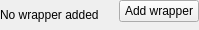
<?xml version="1.0" encoding="UTF-8"?>
<ui version="4.0">
 <class>WrapperSettings</class>
 <widget class="QWidget" name="WrapperSettings">
  <property name="geometry">
   <rect>
    <x>0</x>
    <y>0</y>
    <width>199</width>
    <height>30</height>
   </rect>
  </property>
  <property name="windowTitle">
   <string notr="true">WrapperSettings</string>
  </property>
  <layout class="QHBoxLayout" name="wrapper_settings_layout">
   <property name="leftMargin">
    <number>0</number>
   </property>
   <property name="topMargin">
    <number>0</number>
   </property>
   <property name="rightMargin">
    <number>0</number>
   </property>
   <property name="bottomMargin">
    <number>0</number>
   </property>
   <item>
    <widget class="QStackedWidget" name="widget_stack">
     <property name="currentIndex">
      <number>0</number>
     </property>
     <widget class="QWidget" name="label_page">
      <layout class="QVBoxLayout" name="label_page_layout">
       <property name="leftMargin">
        <number>0</number>
       </property>
       <property name="topMargin">
        <number>0</number>
       </property>
       <property name="rightMargin">
        <number>0</number>
       </property>
       <property name="bottomMargin">
        <number>0</number>
       </property>
       <item>
        <widget class="QLabel" name="no_wrapper_label">
         <property name="text">
          <string>No wrapper added</string>
         </property>
        </widget>
       </item>
      </layout>
     </widget>
    </widget>
   </item>
   <item alignment="Qt::AlignTop">
    <widget class="QPushButton" name="add_button">
     <property name="sizePolicy">
      <sizepolicy hsizetype="Minimum" vsizetype="Maximum">
       <horstretch>0</horstretch>
       <verstretch>0</verstretch>
      </sizepolicy>
     </property>
     <property name="text">
      <string>Add wrapper</string>
     </property>
    </widget>
   </item>
  </layout>
 </widget>
 <resources/>
 <connections/>
</ui>
